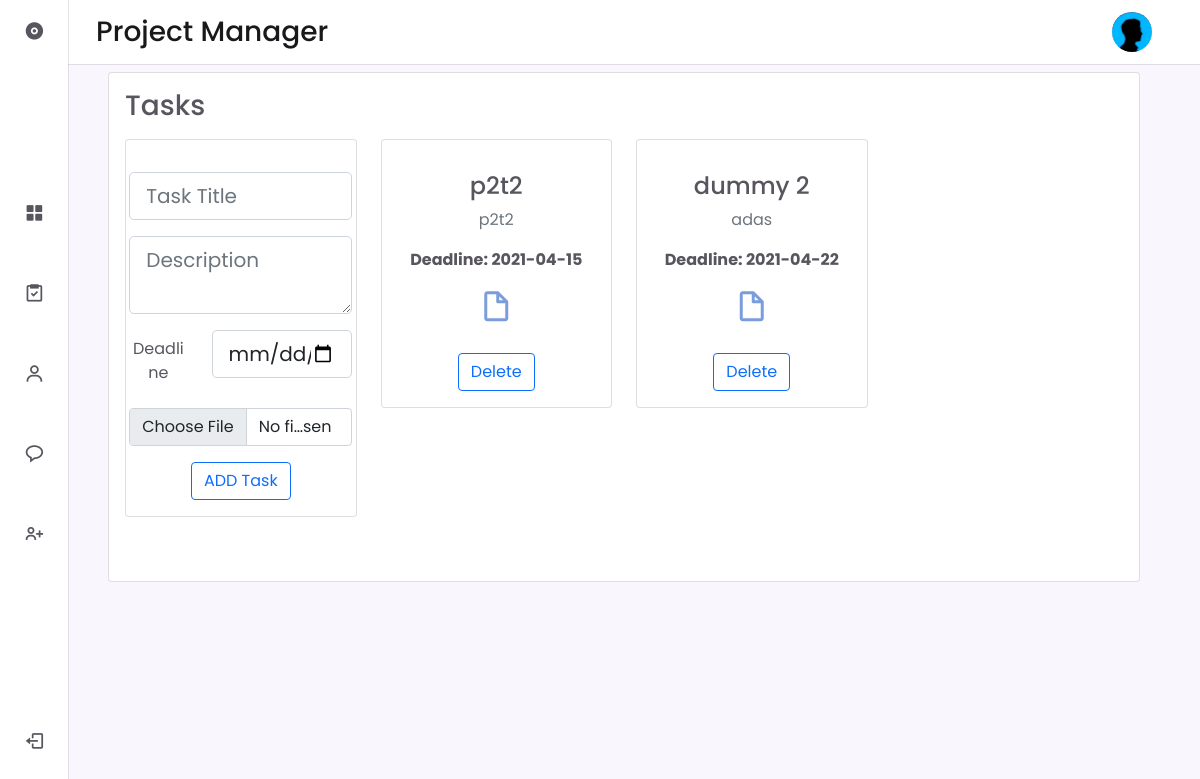
The page /task/2 (signed in) on the database its author committed.
### managment/models.py (models this page shows, shortened)
class Task(db.Model):
    id = db.Column(db.Integer, primary_key=True)
    title = db.Column(db.String(100), nullable=False)
    date_posted = db.Column(db.DateTime, nullable=False, default=datetime.utcnow)
    deadline = db.Column(db.DateTime, nullable=True)
    content = db.Column(db.Text, nullable=False)
    task_file = db.Column(db.String(20))
    project_id = db.Column(db.Integer, db.ForeignKey('project.id',ondelete='CASCADE'), nullable=False)

### managment/routes.py (the view, shortened to what this page needs)
@app.route("/task")
@app.route("/task/<int:project_id>",methods=['GET', 'POST'])
@login_required
def task( project_id = None):
    session['project_id'] = project_id
    tasks = Task.query.filter(Task.project_id == project_id)
    form = TaskForm()
    return render_template('task.html', form=form, tasks=tasks, project_id=project_id)

### managment/form.py
class TaskForm(FlaskForm):
    title = StringField('Task Title', validators=[DataRequired()])
    content = TextAreaField('Description', validators=[DataRequired()])
    deadline = DateField('Deadline',validators=[DataRequired()])
    task_file = FileField('task file', validators=[DataRequired(),FileAllowed(['txt', 'pdf'])])
    submit = SubmitField('ADD Task')

### managment/models.py (called while the page is built)
@login_manager.user_loader
def load_user(user_id):
    return User.query.get(int(user_id))

### managment/templates/task.html (shortened to what this page needs)
{% extends 'layout.html' %}
{% block body %}
{% if project_id %}
<div class="container">
    <div class="card mb-3">
        <div class="card-body">
            <div class="row gutters-sm">
                <h3 class=" text mb-3">Tasks</h3>
                <div class="col-md-3 mb-5">
                    <div class="card">
                        <div class="card-body">
                            <div class="d-flex flex-column align-items-center text-center">
                                <div class="mt-3">
                                    <form method="POST" action="" enctype="multipart/form-data">
                                        <div class="form-group">
                                            {% if form.title.errors %}
                                            {{ form.title(placeholder=form.title.label.text,class="form-control
                                            form-control-lg is-invalid") }}
                                            <div class="invalid-feedback">
                                                {% for error in form.title.errors %}
                                                <span>{{ error }}</span>
                                                {% endfor %}
                                            </div>
                                            {% else %}
                                            {{ form.title(placeholder=form.title.label.text,class="form-control
                                            form-control-lg") }}
                                            {% endif %}
                                        </div>
                                        <div class="mt-3">
                                            <div class="form-group">
                                                {% if form.content.errors %}
                                                {{ form.content(placeholder=form.content.label.text, class="form-control
                                                form-control-lg is-invalid") }}
                                                <div class="invalid-feedback">
                                                    {% for error in form.content.errors %}
                                                    <span>{{ error }}</span>
                                                    {% endfor %}
                                                </div>
                                                {% else %}
                                                {{ form.content(placeholder=form.content.label.text, class="form-control
                                                form-control-lg") }}
                                                {% endif %}
                                            </div>
                                        </div>
                                        <div class="form-group row mt-3">
                                            <label for="example-date-input"
                                                class="col-4 col-form-label">Deadline</label>
                                            <div class="col-8">
                                                {{ form.deadline(class="form-control form-control-lg") }}
                                            </div>
                                        </div>
                                        <div class="input-group mt-3">
                                            {{ form.task_file(class="font-size-sm form-control") }}
                                        </div>
                                        <div class="mt-3">
                                            {{ form.submit(class="btn btn-outline-primary") }}
                                        </div>
                                    </form>
                                </div>
                            </div>
                        </div>
                    </div>
                </div>
                {% for task in tasks %}
                <div class="col-md-3 mb-5">
                    <div class="card">
                        <div class="card-body">
                            <div class="d-flex flex-column align-items-center text-center">
                                <div class="mt-3">
                                    <h4>{{task.title}}</h4>
                                    <p class="text-muted font-size-sm">{{ task.content }}</p>
                                    <p><b>Deadline: {{ task.deadline.strftime('%Y-%m-%d') }} </b></p>
                                    <div class="mt-3">
                                        <a href="{{url_for('static',filename='task_file/'+ task.task_file)}}"><i
                                                class='bx bx-file-blank bx-md'
                                                style='color:rgba(72,121,207,0.73)'></i></a>
                                    </div>
                                </div>
                                <div class="mt-4  gap-4">
                                    <form action="{{ url_for('delete_task',task_id=task.id) }}" method="POST">
                                        <button class="btn btn-outline-primary">Delete</button>
                                    </form>
                                </div>
                            </div>
                        </div>
                    </div>
                </div>
            {% endfor %}
        </div>
        </div>
    </div>
</div>
{% endif %}
{% endblock body %}

### managment/static/assets/css/styles.css (style rules this page uses)
:root { --header-height: 3.5rem; --nav-width: 219px; --first-color: #6923D0; --first-color-light: #F4F0FA; --title-color: #19181B; --text-color: #58555E; --text-color-light: #A5A1AA; --body-color: #F9F6FD; --container-color: #FFFFFF; --body-font: 'Poppins', sans-serif; --normal-font-size: .938rem; --small-font-size: .75rem; --smaller-font-size: .75rem; --font-medium: 500; --font-semi-bold: 600; --z-fixed: 100; }
@media screen and (min-width: 1024px) { :root { --normal-font-size: 1rem; --small-font-size: .875rem; --smaller-font-size: .813rem; } }
body { margin: var(--header-height) 0 0 0; padding: 1rem 1rem 0; font-family: var(--body-font); font-size: var(--normal-font-size); background-color: var(--body-color); color: var(--text-color); }
h3 { margin: 0; }
a { text-decoration: none; }
@media screen and (min-width: 768px) { body { padding: 1rem 3rem 0 6rem; } }

### rows shown on the page
Task: title "p2t2", content "p2t2", deadline "2021-04-15"
Task: title "dummy 2", content "adas", deadline "2021-04-22"
